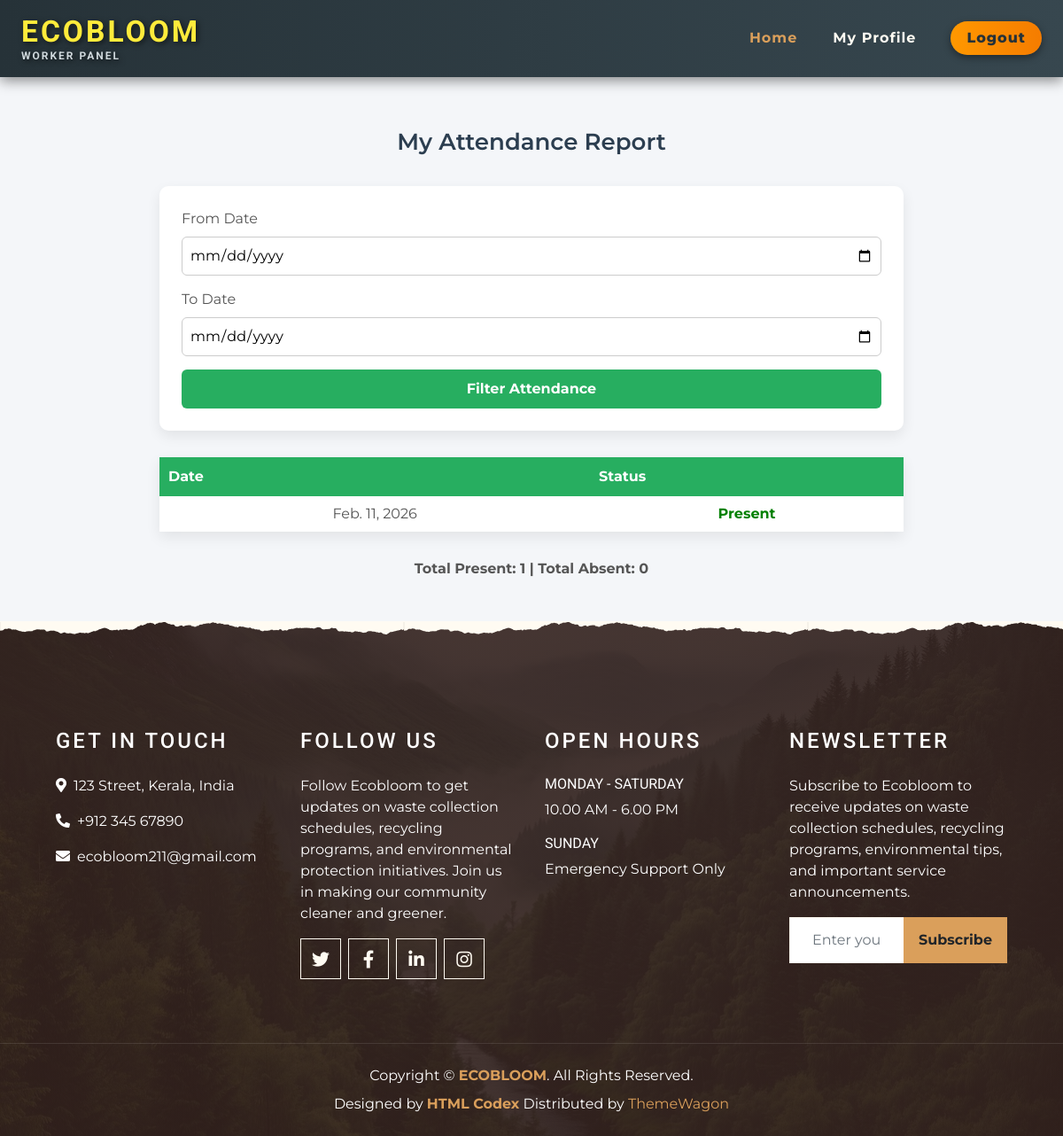
Before: /worker/WorkerMyAttendance/ (signed in) with the older database file.
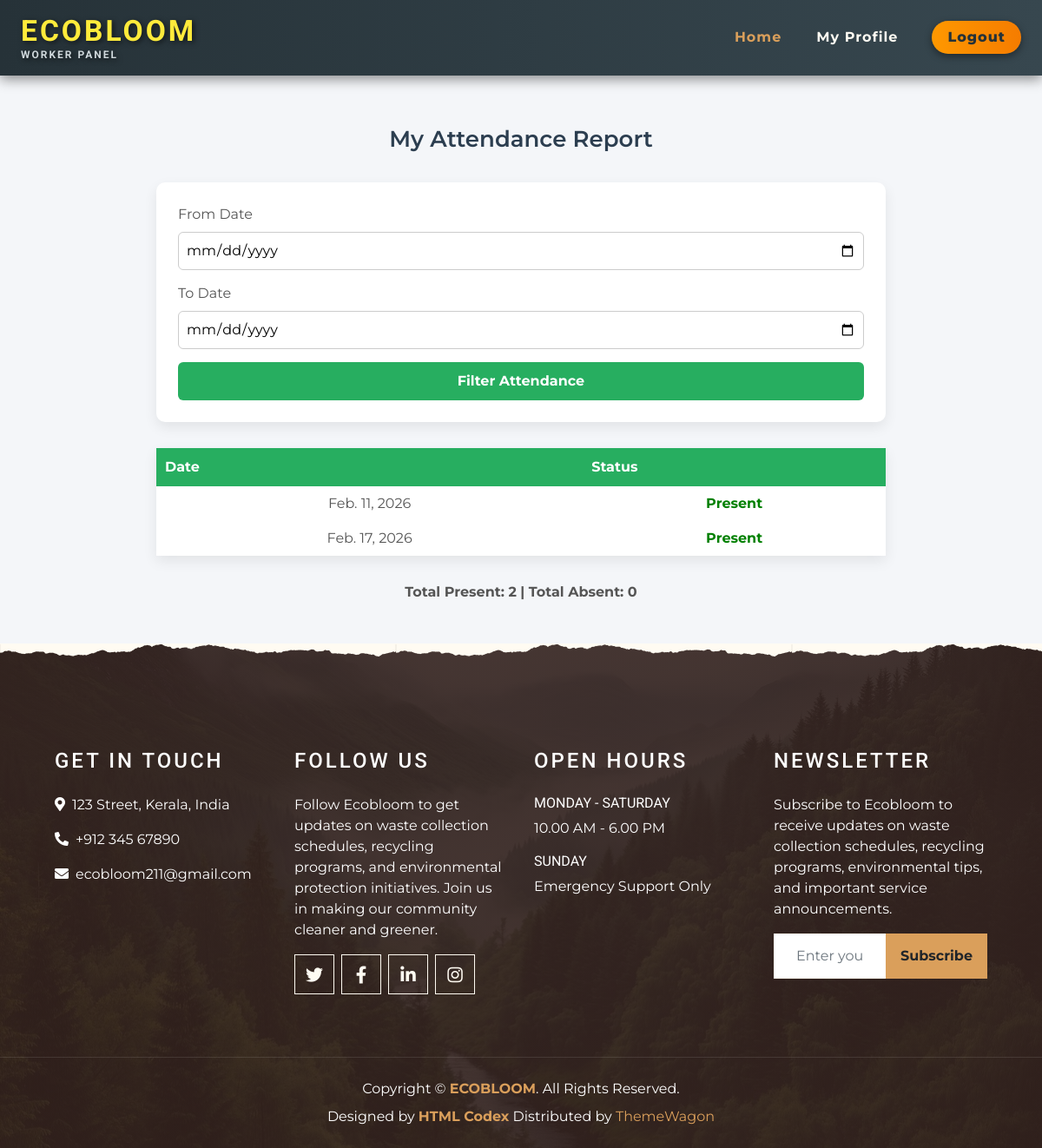
After: the same page with the newer database file.
### worker/models.py (models this page shows)
class tbl_workerattendence(models.Model):
    workerattendence_datetime=models.DateField(auto_now_add=True)
    workerattendence_status=models.IntegerField(default=0)
    worker_id=models.ForeignKey(tbl_worker, on_delete=models.CASCADE)

### worker/views.py (the view)
# urls.py: path('WorkerMyAttendance/', views.WorkerMyAttendance, name="WorkerMyAttendance"),
def WorkerMyAttendance(request):
    if "wid" not in request.session:
        return redirect("Guest:Login")
    worker = tbl_worker.objects.get(id=request.session['wid'])
    report = None
    total_present = 0
    total_absent = 0
    if request.method == "POST":
        from_date = request.POST.get("from_date")
        to_date = request.POST.get("to_date")
        report = tbl_workerattendence.objects.filter(
            worker_id=worker,
            workerattendence_datetime__range=[from_date, to_date]
        )
    else:
        report = tbl_workerattendence.objects.filter(
            worker_id=worker
        )
    total_present = report.filter(workerattendence_status=1).count()
    total_absent = report.filter(workerattendence_status=0).count()
    return render(request, "worker/WorkerMyAttendance.html", {
        "report": report,
        "total_present": total_present,
        "total_absent": total_absent
    })

### worker/Templates/Worker/WorkerMyAttendance.html (shortened to what this page needs)
{% extends 'Worker/Head.html' %}
{% block content %}
<div class="title">My Attendance Report</div>
<div class="card-box">
    <form method="post">
        <div class="form-group">
            <label>From Date</label>
            <input type="date" name="from_date" required>
        </div>
        <div class="form-group">
            <label>To Date</label>
            <input type="date" name="to_date" required>
        </div>
        <button type="submit">Filter Attendance</button>
    </form>
</div>
{% if report %}
<table>
    <tr>
        <th>Date</th>
        <th>Status</th>
    </tr>
    {% for i in report %}
    <tr>
        <td>{{ i.workerattendence_datetime }}</td>
        <td>
            {% if i.workerattendence_status == 1 %}
                <span class="present">Present</span>
            {% else %}
                <span class="absent">Absent</span>
            {% endif %}
        </td>
    </tr>
    {% empty %}
    <tr>
        <td colspan="2">No attendance records found</td>
    </tr>
    {% endfor %}
</table>
<div class="summary">
    Total Present: {{ total_present }} |
    Total Absent: {{ total_absent }}
</div>
{% endif %}
{% endblock %}

Changed rows visible on the page:
added tbl_workerattendence: workerattendence_datetime "Feb. 17, 2026", workerattendence_status "Present"
Other visible differences:
{{ total_present }}: "1" → "2"
